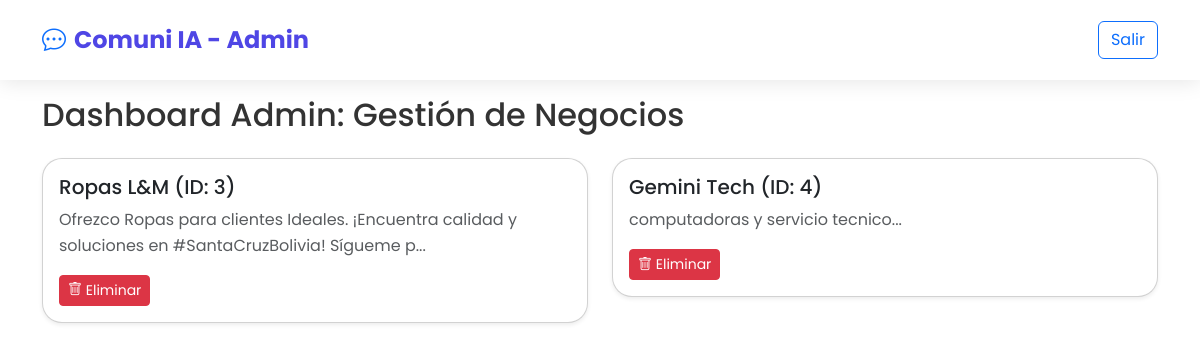
The page /admin/dashboard (signed in) on the database as committed earlier.
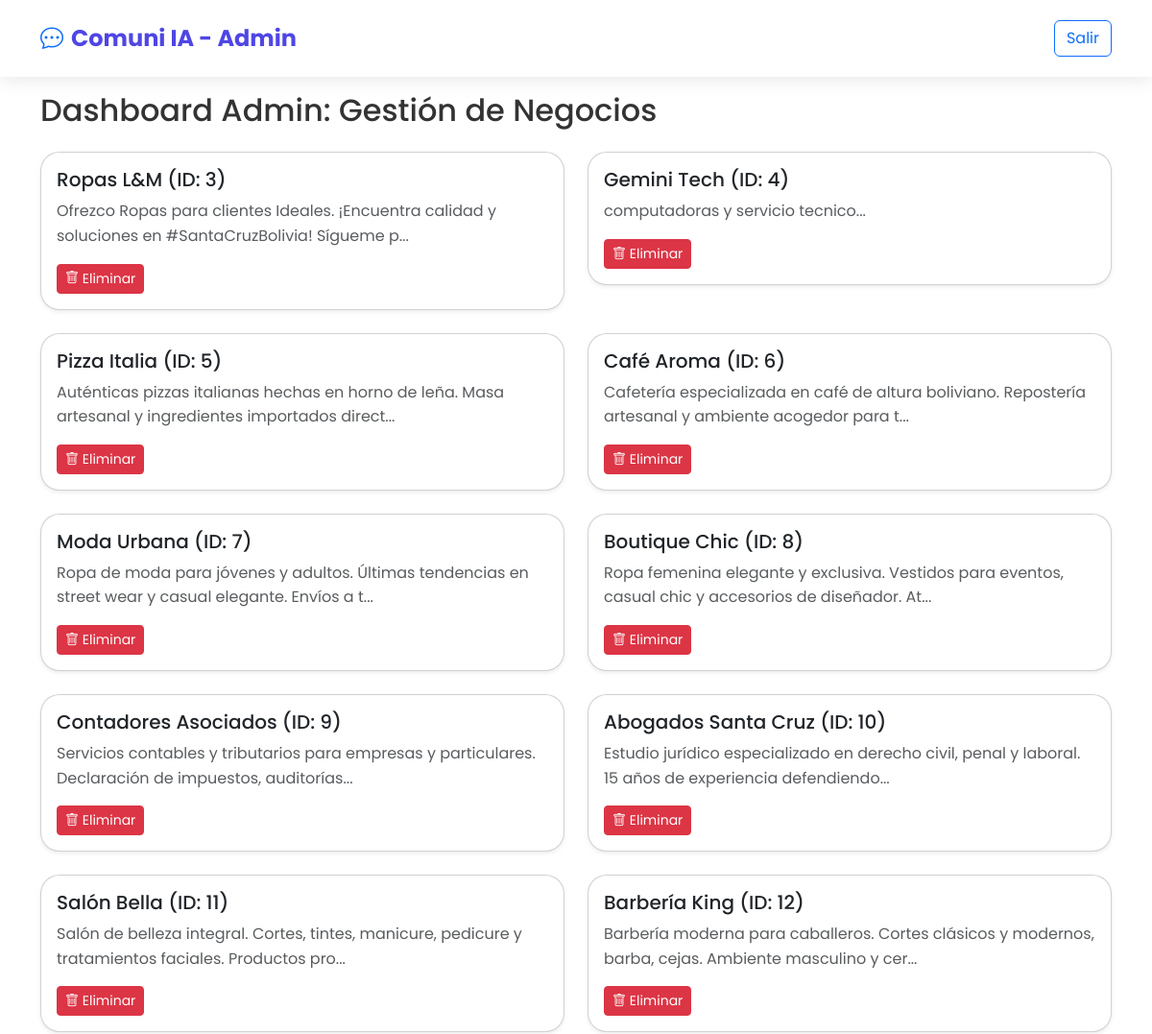
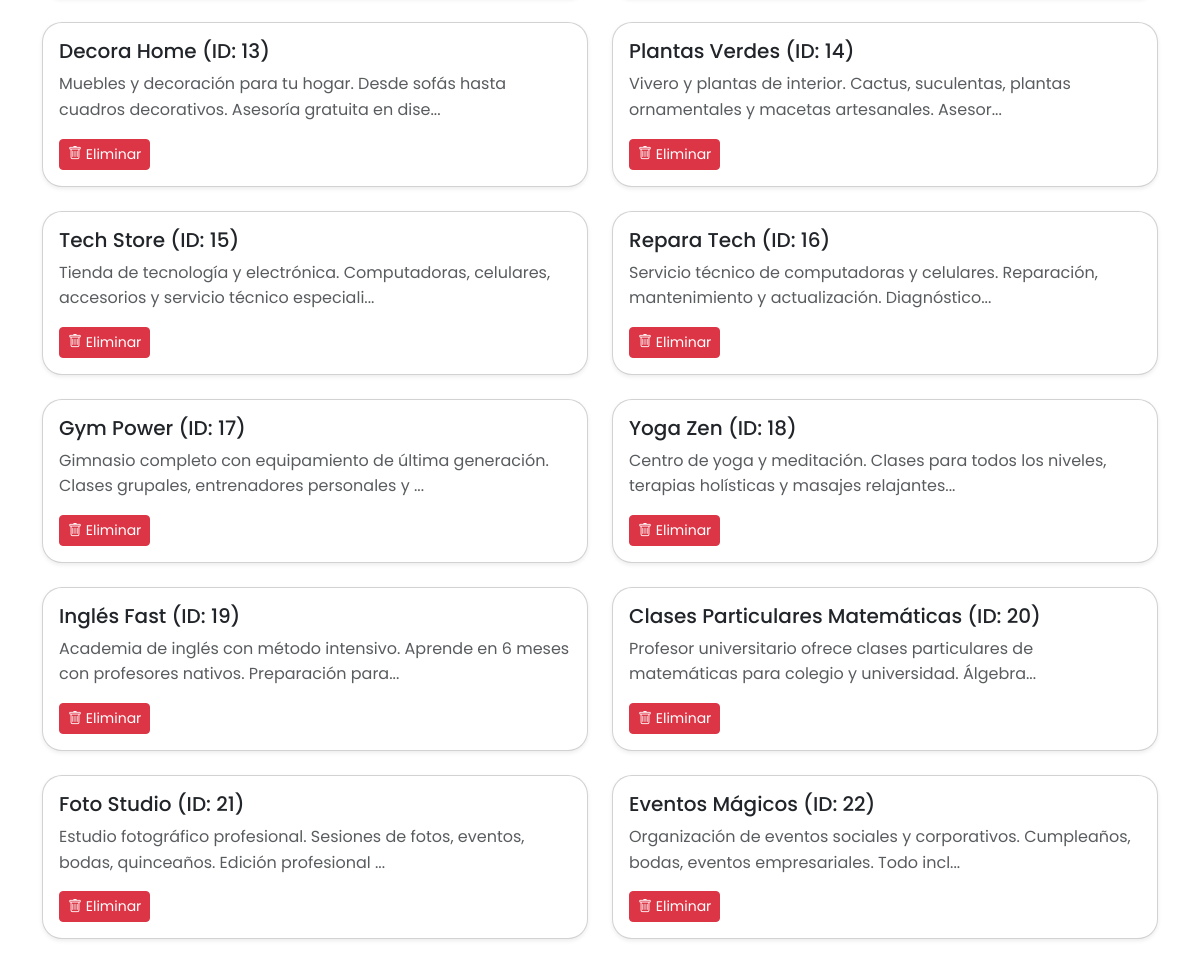
The same page on the database as committed later (2 pictures, top to bottom).
### app.py (models this page shows)
class Business(db.Model):
    __tablename__ = 'businesses'
    id = db.Column(db.Integer, primary_key=True)
    name = db.Column(db.String(160), nullable=False)
    description = db.Column(db.Text, nullable=False)
    logo = db.Column(db.String(500), nullable=True)  # Ruta relativa a static/uploads
    location = db.Column(db.String(160), nullable=False, default="Santa Cruz, Bolivia")
    category = db.Column(db.String(100), nullable=False, default="Servicios")
    phone = db.Column(db.String(20), nullable=True)
    latitude = db.Column(db.Float, nullable=True)
    longitude = db.Column(db.Float, nullable=True)
    email = db.Column(db.String(120), nullable=True)
    whatsapp = db.Column(db.String(20), nullable=True)
    reviews = db.relationship('Review', backref='business', lazy=True, cascade="all, delete-orphan")
    products = db.relationship('Product', backref='business', lazy=True, cascade="all, delete-orphan")

### app.py (the view)
@app.route('/admin/dashboard', strict_slashes=False)
@admin_required
def admin_dashboard():
    businesses = Business.query.all()
    return render_template('admin_dashboard.html', businesses=businesses)

### app.py (called while the page is built)
def admin_required(f):
    @wraps(f)
    def decorated_function(*args, **kwargs):
        if 'user_id' not in session:
            return redirect(url_for('login'))
        user = User.query.get(session['user_id'])
        if not user or user.role != 'admin':
            abort(403)
        return f(*args, **kwargs)
    return decorated_function

### templates/admin_dashboard.html (shortened to what this page needs)
<!doctype html>
<html lang="es">
<head>
  <link href="https://cdn.jsdelivr.net/npm/bootstrap@5.3.3/dist/css/bootstrap.min.css" rel="stylesheet"/>
  <link href="{{ url_for('static', filename='css/styles.css') }}" rel="stylesheet"/>
  <link rel="stylesheet" href="https://cdn.jsdelivr.net/npm/bootstrap-icons@1.11.3/font/bootstrap-icons.css">
</head>
<body>
<nav class="navbar navbar-expand-lg fixed-top">
  <div class="container">
    <a class="navbar-brand fw-bold" href="{{ url_for('home') }}">
      <i class="bi bi-chat-dots text-primary me-2"></i>Comuni IA - Admin
    </a>
    <div class="collapse navbar-collapse">
      <ul class="navbar-nav ms-auto">
        <li class="nav-item"><a href="{{ url_for('logout') }}" class="btn btn-outline-primary ms-2">Salir</a></li>
      </ul>
    </div>
  </div>
</nav>
<main class="container py-5 mt-5">
  <h2 class="mb-4">Dashboard Admin: Gestión de Negocios</h2>
  <div class="row g-4">
    {% for b in businesses %}
    <div class="col-md-6">
      <div class="card shadow-sm rounded-4">
        <div class="card-body">
          <h5>{{ b.name }} (ID: {{ b.id }})</h5>
          <p class="text-muted">{{ b.description[:100] }}...</p>
          <button class="btn btn-danger btn-sm delete-business" data-id="{{ b.id }}">
            <i class="bi bi-trash"></i> Eliminar
          </button>
        </div>
      </div>
    </div>
    {% else %}
    <div class="col-12 text-center py-5">
      <p>No hay negocios.</p>
    </div>
    {% endfor %}
  </div>
</main>
</body>
</html>

### static/css/styles.css (style rules this page uses)
* { margin:0; padding:0; box-sizing:border-box; }
body { font-family: 'Poppins', sans-serif; line-height: 1.6; color: #333; }
:root { --primary: #4F46E5; --secondary: #10B981; --success: #059669; --light: #F8FAFC; --dark: #1E293B; --gradient: linear-gradient(135deg, #4F46E5 0%, #7C3AED 100%); }
.navbar { background: rgba(255,255,255,0.95) !important; backdrop-filter: blur(10px); box-shadow: 0 2px 20px rgba(0,0,0,0.1); padding: 1rem 0; }
.navbar-brand { font-weight: 700; font-size: 1.5rem; color: var(--primary) !important; }
.card { border-radius: 20px !important; }
.btn { transition: all 0.3s ease; }
.card { transition: all 0.3s ease; }

Rows that differ between the two databases and show on the page:
added Business: name "Pizza Italia", id "5", description "Auténticas pizzas italianas hechas en horno de leña. Masa artesanal y ingredientes importados direct"
added Business: name "Café Aroma", id "6", description "Cafetería especializada en café de altura boliviano. Repostería artesanal y ambiente acogedor para t"
added Business: name "Moda Urbana", id "7", description "Ropa de moda para jóvenes y adultos. Últimas tendencias en street wear y casual elegante. Envíos a t"
added Business: name "Boutique Chic", id "8", description "Ropa femenina elegante y exclusiva. Vestidos para eventos, casual chic y accesorios de diseñador. At"
added Business: name "Contadores Asociados", id "9", description "Servicios contables y tributarios para empresas y particulares. Declaración de impuestos, auditorías"
added Business: name "Abogados Santa Cruz", id "10", description "Estudio jurídico especializado en derecho civil, penal y laboral. 15 años de experiencia defendiendo"
added Business: name "Salón Bella", id "11", description "Salón de belleza integral. Cortes, tintes, manicure, pedicure y tratamientos faciales. Productos pro"
added Business: name "Barbería King", id "12", description "Barbería moderna para caballeros. Cortes clásicos y modernos, barba, cejas. Ambiente masculino y cer"
added Business: name "Decora Home", id "13", description "Muebles y decoración para tu hogar. Desde sofás hasta cuadros decorativos. Asesoría gratuita en dise"
added Business: name "Plantas Verdes", id "14", description "Vivero y plantas de interior. Cactus, suculentas, plantas ornamentales y macetas artesanales. Asesor"
added Business: name "Tech Store", id "15", description "Tienda de tecnología y electrónica. Computadoras, celulares, accesorios y servicio técnico especiali"
added Business: name "Repara Tech", id "16", description "Servicio técnico de computadoras y celulares. Reparación, mantenimiento y actualización. Diagnóstico"
added Business: name "Gym Power", id "17", description "Gimnasio completo con equipamiento de última generación. Clases grupales, entrenadores personales y"
added Business: name "Yoga Zen", id "18", description "Centro de yoga y meditación. Clases para todos los niveles, terapias holísticas y masajes relajantes"
added Business: name "Inglés Fast", id "19", description "Academia de inglés con método intensivo. Aprende en 6 meses con profesores nativos. Preparación para"
added Business: name "Clases Particulares Matemáticas", id "20", description "Profesor universitario ofrece clases particulares de matemáticas para colegio y universidad. Álgebra"
added Business: name "Foto Studio", id "21", description "Estudio fotográfico profesional. Sesiones de fotos, eventos, bodas, quinceaños. Edición profesional"
added Business: name "Eventos Mágicos", id "22", description "Organización de eventos sociales y corporativos. Cumpleaños, bodas, eventos empresariales. Todo incl"
